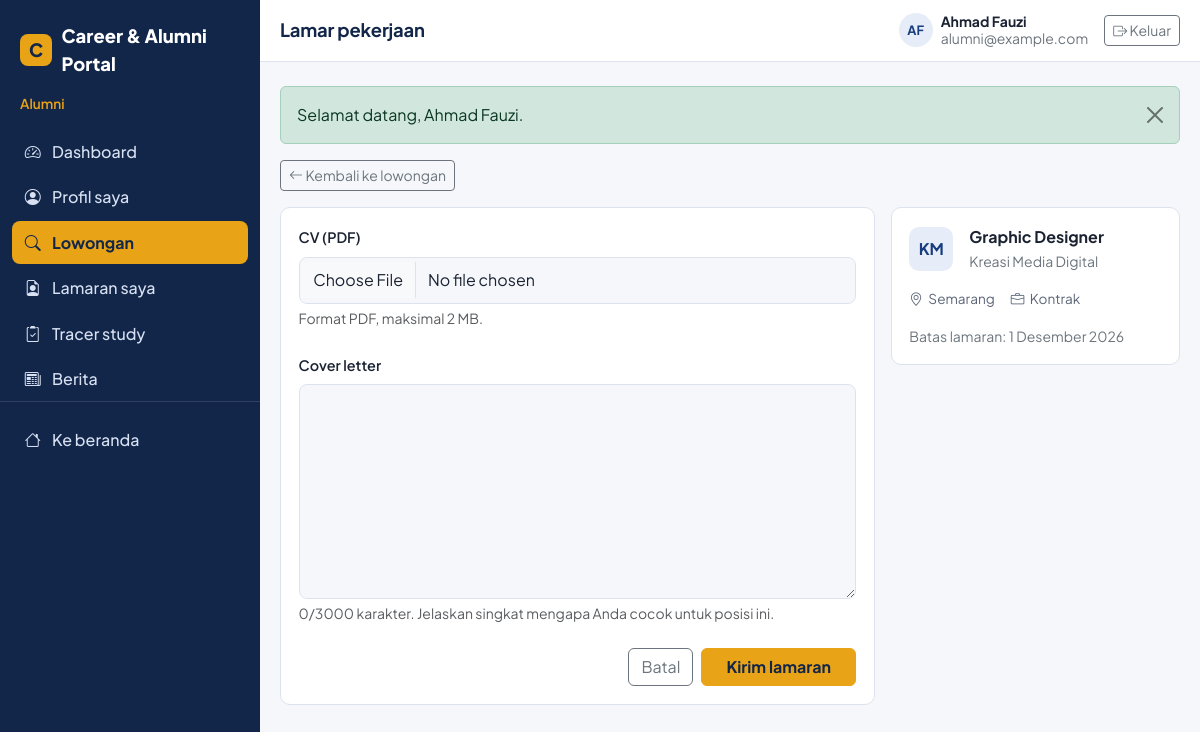
Screenshot of /alumni/apply.php?job_id=7 (signed in) with the database file from the repository.
### tables this page shows
CREATE TABLE alumni (
  id INT UNSIGNED AUTO_INCREMENT PRIMARY KEY,
  user_id INT UNSIGNED NOT NULL UNIQUE,
  full_name VARCHAR(150) NOT NULL,
  nim VARCHAR(30) NULL UNIQUE,
  phone VARCHAR(20) NULL,
  graduation_year YEAR NULL,
  study_program VARCHAR(100) NULL,
  faculty VARCHAR(100) NULL,
  address TEXT NULL,
  photo VARCHAR(255) NULL,
  employment_status ENUM('bekerja','wirausaha','studi_lanjut','mencari_kerja') NULL,
  company_name VARCHAR(150) NULL,
  position VARCHAR(100) NULL,
  linkedin VARCHAR(255) NULL,
  bio TEXT NULL,
  verification_status ENUM('pending','verified','rejected') NOT NULL DEFAULT 'pending',
  created_at TIMESTAMP NOT NULL DEFAULT CURRENT_TIMESTAMP,
  updated_at TIMESTAMP NOT NULL DEFAULT CURRENT_TIMESTAMP ON UPDATE CURRENT_TIMESTAMP,
  CONSTRAINT fk_alumni_user FOREIGN KEY (user_id) REFERENCES users(id) ON DELETE CASCADE,
  INDEX idx_alumni_year (graduation_year),
  INDEX idx_alumni_verif (verification_status)
);

CREATE TABLE jobs (
  id INT UNSIGNED AUTO_INCREMENT PRIMARY KEY,
  company_id INT UNSIGNED NOT NULL,
  category_id INT UNSIGNED NOT NULL,
  title VARCHAR(150) NOT NULL,
  description TEXT NOT NULL,
  requirements TEXT NOT NULL,
  location VARCHAR(100) NOT NULL,
  job_type ENUM('full-time','part-time','internship','contract') NOT NULL,
  salary VARCHAR(100) NULL,
  deadline DATE NOT NULL,
  status ENUM('open','closed') NOT NULL DEFAULT 'open',
  created_at TIMESTAMP NOT NULL DEFAULT CURRENT_TIMESTAMP,
  updated_at TIMESTAMP NOT NULL DEFAULT CURRENT_TIMESTAMP ON UPDATE CURRENT_TIMESTAMP,
  CONSTRAINT fk_jobs_company FOREIGN KEY (company_id) REFERENCES companies(id) ON DELETE CASCADE,
  CONSTRAINT fk_jobs_category FOREIGN KEY (category_id) REFERENCES job_categories(id) ON DELETE RESTRICT,
  INDEX idx_jobs_location (location),
  INDEX idx_jobs_type (job_type),
  INDEX idx_jobs_status_deadline (status, deadline)
);

CREATE TABLE companies (
  id INT UNSIGNED AUTO_INCREMENT PRIMARY KEY,
  user_id INT UNSIGNED NOT NULL UNIQUE,
  name VARCHAR(150) NOT NULL,
  email VARCHAR(150) NULL,
  phone VARCHAR(20) NULL,
  address TEXT NULL,
  website VARCHAR(255) NULL,
  industry VARCHAR(100) NULL,
  description TEXT NULL,
  logo VARCHAR(255) NULL,
  created_at TIMESTAMP NOT NULL DEFAULT CURRENT_TIMESTAMP,
  updated_at TIMESTAMP NOT NULL DEFAULT CURRENT_TIMESTAMP ON UPDATE CURRENT_TIMESTAMP,
  CONSTRAINT fk_company_user FOREIGN KEY (user_id) REFERENCES users(id) ON DELETE CASCADE
);

### config/auth.php (called while the page is built, shortened)
<?php
require_once __DIR__ . '/database.php';
require_once __DIR__ . '/helpers.php';
function is_logged_in(): bool
{
    return isset($_SESSION['user']['id']);
}
function current_user(): ?array
{
    return $_SESSION['user'] ?? null;
}
function current_alumni_id(): ?int
{
    $stmt = db()->prepare('SELECT id FROM alumni WHERE user_id = ?');
    $stmt->execute([$_SESSION['user']['id']]);
    $id = $stmt->fetchColumn();
    return $id ? (int) $id : null;
}

### config/database.php (called while the page is built, shortened)
<?php
function db(): PDO
{
    static $pdo = null;
    if ($pdo === null) {
        $dsn = 'mysql:host=' . DB_HOST . ';dbname=' . DB_NAME . ';charset=' . DB_CHARSET;
        try {
            $pdo = new PDO($dsn, DB_USER, DB_PASS, [
                PDO::ATTR_ERRMODE            => PDO::ERRMODE_EXCEPTION,
                PDO::ATTR_DEFAULT_FETCH_MODE => PDO::FETCH_ASSOC,
                PDO::ATTR_EMULATE_PREPARES   => false,
            ]);
        } catch (PDOException $e) {
            error_log('DB connection failed: ' . $e->getMessage());
            http_response_code(500);
            exit('Koneksi database gagal. Pastikan MySQL di XAMPP sudah berjalan, database sudah diimport, dan config/database.php sudah benar.');
        }
    }
    return $pdo;
}
function db_one(string $sql, array $params = []): ?array
{
    $stmt = db()->prepare($sql);
    $stmt->execute($params);
    $row = $stmt->fetch();
    return $row === false ? null : $row;
}

### alumni/apply.php (the view, shortened to what this page needs)
<?php
require_once __DIR__ . '/../config/auth.php';
$jobId = filter_input(INPUT_GET, 'job_id', FILTER_VALIDATE_INT) ?: filter_input(INPUT_POST, 'job_id', FILTER_VALIDATE_INT);
$job = $jobId ? db_one('SELECT j.id, j.title, j.status, j.deadline, j.location, j.job_type,
                               c.name AS company_name, c.logo AS company_logo
                        FROM jobs j JOIN companies c ON c.id = j.company_id WHERE j.id = ?', [$jobId]) : null;
$alumniId = (int) current_alumni_id();
$coverLetter = '';
$alumni = db_one('SELECT * FROM alumni WHERE id = ?', [$alumniId]) ?? [];
$pageTitle    = 'Lamar pekerjaan';
$activeMenu   = 'alumni/jobs.php';
include __DIR__ . '/../components/head.php';
include __DIR__ . '/../components/sidebar.php';
?>
<a href="<?= e(url('alumni/job-detail.php?id=' . (int) $job['id'])) ?>" class="btn btn-outline-secondary btn-sm mb-3"><i class="bi bi-arrow-left"></i> Kembali ke lowongan</a>
<div class="row g-3">
  <div class="col-lg-4 order-lg-2">
    <div class="panel"><div class="panel-body">
      <div class="d-flex gap-3 align-items-center mb-3">
        <?= avatar_html($job['company_name'], $job['company_logo']) ?>
        <div class="min-w-0"><strong class="d-block"><?= e($job['title']) ?></strong><span class="small text-secondary"><?= e($job['company_name']) ?></span></div>
      </div>
      <div class="job-meta mt-0">
        <span><i class="bi bi-geo-alt"></i> <?= e($job['location']) ?></span>
        <span><i class="bi bi-briefcase"></i> <?= e(job_type_label($job['job_type'])) ?></span>
      </div>
      <p class="small text-secondary mt-3 mb-0">Batas lamaran: <?= e(date_id($job['deadline'])) ?></p>
    </div></div>
  </div>
  <div class="col-lg-8 order-lg-1">
    <form method="post" enctype="multipart/form-data" class="panel" novalidate>
      <div class="panel-body">
        <div class="mb-4">
          <label for="cv" class="form-label">CV (PDF)</label>
          <input type="file" class="form-control" id="cv" name="cv" accept="application/pdf,.pdf" aria-describedby="cvHelp" required>
          <div id="cvHelp" class="form-text">Format PDF, maksimal 2 MB.</div>
        </div>
        <div class="mb-4">
          <label for="cover_letter" class="form-label">Cover letter</label>
          <textarea class="form-control" id="cover_letter" name="cover_letter" rows="8" maxlength="3000" aria-describedby="clHelp" required><?= e($coverLetter) ?></textarea>
          <div id="clHelp" class="form-text"><span id="clCount"><?= mb_strlen($coverLetter) ?></span>/3000 karakter. Jelaskan singkat mengapa Anda cocok untuk posisi ini.</div>
        </div>
        <div class="d-flex justify-content-end gap-2">
          <a href="<?= e(url('alumni/job-detail.php?id=' . (int) $job['id'])) ?>" class="btn btn-outline-secondary">Batal</a>
          <button type="submit" class="btn btn-accent px-4">Kirim lamaran</button>
        </div>
      </div>
    </form>
  </div>
</div>
<?php include __DIR__ . '/../components/dash_end.php'; ?>

### components/sidebar.php (shortened to what this page needs)
<?php
$sbUser = current_user();
$sbRole = $sbUser['role'];
$activeMenu = $activeMenu ?? '';
$allMenus = [
    'admin' => [
        ['Dashboard',      'admin/dashboard.php',          'speedometer2'],
        ['Alumni',         'admin/alumni/index.php',       'mortarboard'],
        ['Perusahaan',     'admin/companies/index.php',    'buildings'],
        ['Lowongan',       'admin/jobs/index.php',         'briefcase'],
        ['Lamaran',        'admin/applications/index.php', 'file-earmark-person'],
        ['Tracer study',   'admin/tracer/index.php',       'bar-chart-line'],
        ['Berita',         'admin/news/index.php',         'newspaper'],
    ],
    'alumni' => [
        ['Dashboard',      'alumni/dashboard.php',         'speedometer2'],
        ['Profil saya',    'alumni/profile.php',           'person-circle'],
        ['Lowongan',       'alumni/jobs.php',              'search'],
        ['Lamaran saya',   'alumni/applications.php',      'file-earmark-person'],
        ['Tracer study',   'alumni/tracer.php',            'clipboard2-check'],
        ['Berita',         'alumni/news.php',              'newspaper'],
    ],
    'company' => [
        ['Dashboard',         'company/dashboard.php',     'speedometer2'],
        ['Profil perusahaan', 'company/profile.php',       'building'],
        ['Lowongan saya',     'company/jobs.php',          'briefcase'],
        ['Buat lowongan',     'company/create-job.php',    'plus-circle'],
        ['Pelamar',           'company/applicants.php',    'people'],
    ],
];
$menuItems  = $allMenus[$sbRole] ?? [];
$roleLabels = ['admin' => 'Admin', 'alumni' => 'Alumni', 'company' => 'Perusahaan'];
?>
<div class="dash-shell">
  <div class="dash-side-wrap">
  <aside class="offcanvas-lg offcanvas-start dash-sidebar" tabindex="-1" id="sidebarMenu" aria-label="Menu utama">
    <div class="offcanvas-body flex-column p-0">
      <a class="auth-brand dash-brand d-none d-lg-inline-flex" href="<?= e(url('index.php')) ?>"><span class="brand-mark">C</span> <?= e(APP_NAME) ?></a>
      <div class="dash-role"><?= e($roleLabels[$sbRole] ?? '') ?></div>
      <nav class="dash-nav">
        <?php foreach ($menuItems as [$label, $path, $icon]): ?>
          <?php if (is_file(__DIR__ . '/../' . $path)): ?>
            <a class="dash-link<?= $activeMenu === $path ? ' active' : '' ?>" href="<?= e(url($path)) ?>"<?= $activeMenu === $path ? ' aria-current="page"' : '' ?>>
              <i class="bi bi-<?= e($icon) ?>"></i> <?= e($label) ?>
            </a>
          <?php else: ?>
            <span class="dash-link disabled" aria-disabled="true" title="Dibuat pada tahap berikutnya">
              <i class="bi bi-<?= e($icon) ?>"></i> <?= e($label) ?> <small>segera</small>
            </span>
          <?php endif; ?>
        <?php endforeach; ?>
      </nav>
      <div class="dash-side-foot">
        <a class="dash-link" href="<?= e(url('index.php')) ?>"><i class="bi bi-house"></i> Ke beranda</a>
      </div>
    </div>
  </aside>
  </div>
  <div class="dash-main">
    <header class="dash-topbar">
      <h1 class="dash-title"><?= e($pageTitle ?? '') ?></h1>
      <div class="ms-auto d-flex align-items-center gap-3">
        <div class="d-none d-sm-flex align-items-center gap-2">
          <span class="avatar-box avatar-sm"><?= e(initials($sbUser['name'])) ?></span>
          <span class="small lh-sm"><strong class="d-block"><?= e($sbUser['name']) ?></strong><span class="text-secondary"><?= e($sbUser['email']) ?></span></span>
        </div>
        <form method="post" action="<?= e(url('auth/logout.php')) ?>" class="m-0">
          <button type="submit" class="btn btn-outline-secondary btn-sm"><i class="bi bi-box-arrow-right"></i> Keluar</button>
        </form>
      </div>
    </header>
    <main class="dash-content">
      <?= render_flashes() ?>

### config/helpers.php (shortened to what this page needs)
<?php
function e($value): string
{
    return htmlspecialchars((string) $value, ENT_QUOTES | ENT_SUBSTITUTE, 'UTF-8');
}
function url(string $path = ''): string
{
    return BASE_URL . '/' . ltrim($path, '/');
}
function render_flashes(): string
{
    $html = '';
    foreach ($_SESSION['flash'] ?? [] as $f) {
        $html .= '<div class="alert alert-' . e($f['type']) . ' alert-dismissible fade show" role="alert">'
              .  e($f['message'])
              .  '<button type="button" class="btn-close" data-bs-dismiss="alert" aria-label="Tutup"></button></div>';
    }
    return $html;
}
function date_id(?string $date): string
{
    $ts = $date ? strtotime($date) : false;
    $bulan = ['Januari', 'Februari', 'Maret', 'April', 'Mei', 'Juni', 'Juli', 'Agustus', 'September', 'Oktober', 'November', 'Desember'];
    return date('j', $ts) . ' ' . $bulan[(int) date('n', $ts) - 1] . ' ' . date('Y', $ts);
}
function initials(string $name): string
{
    $name  = preg_replace('/^(PT|CV)\s+/i', '', trim($name));
    $parts = preg_split('/\s+/', $name, -1, PREG_SPLIT_NO_EMPTY);
    $out   = '';
    foreach (array_slice($parts, 0, 2) as $p) {
        $out .= mb_strtoupper(mb_substr($p, 0, 1));
    }
    return $out !== '' ? $out : '?';
}
function job_type_label(string $type): string
{
    $map = ['full-time' => 'Full time', 'part-time' => 'Part time', 'internship' => 'Magang', 'contract' => 'Kontrak'];
    return $map[$type] ?? $type;
}
function alumni_completion(array $alumni): array
{
    $fields = [
        'full_name' => 'Nama lengkap', 'nim' => 'NIM', 'phone' => 'Nomor HP', 'graduation_year' => 'Tahun lulus',
        'study_program' => 'Program studi', 'faculty' => 'Fakultas', 'address' => 'Alamat', 'photo' => 'Foto profil',
        'employment_status' => 'Status pekerjaan', 'linkedin' => 'LinkedIn', 'bio' => 'Bio',
    ];
    $missing = [];
    foreach ($fields as $col => $label) {
        $val = $alumni[$col] ?? null;
        if ($val === null || trim((string) $val) === '') {
            $missing[] = $label;
        }
    }
    return [
        'percent' => (int) round((count($fields) - count($missing)) / count($fields) * 100),
        'missing' => $missing,
    ];
}
function logo_url(?string $filename): ?string
{
    return null;
}
function avatar_html(string $name, ?string $logo = null, string $extra = ''): string
{
    $src = logo_url($logo);
    return '<span class="avatar-box ' . e($extra) . '">' . e(initials($name)) . '</span>';
}

### assets/css/style.css (style rules this page uses)
:root { --navy: #12264a; --blue: #1f4e9e; --blue-dark: #183d7c; --gold: #e8a317; --surface: #f5f7fb; --card: #ffffff; --line: #dce3ee; --ink: #1b2333; --muted: #5b6577; --success: #1e8e5a; --danger: #c0392b; --radius: 10px; --bs-primary: var(--blue); --bs-body-font-family: 'Plus Jakarta Sans', system-ui, -apple-system, 'Segoe UI', sans-serif; --bs-body-color: var(--ink); --bs-body-bg: var(--surface); }
body { font-family: var(--bs-body-font-family); color: var(--ink); background: var(--surface); }
h1, h2, h3, h4, h5 { color: var(--navy); font-weight: 700; letter-spacing: -0.01em; }
a { color: var(--blue); }
.btn-accent { background: var(--gold); border-color: var(--gold); color: var(--navy); font-weight: 700; }
.form-control, .form-select { border-color: var(--line); border-radius: 8px; padding: .65rem .85rem; }
.form-label { font-weight: 600; font-size: .9rem; }
.auth-brand { color: #fff; font-weight: 800; font-size: 1.15rem; text-decoration: none; display: inline-flex; align-items: center; gap: .6rem; }
.brand-mark { width: 32px; height: 32px; border-radius: 8px; background: var(--gold); color: var(--navy); display: inline-grid; place-items: center; font-weight: 800; flex: none; }
.avatar-box { width: 44px; height: 44px; border-radius: 10px; background: #e6edf8; color: var(--blue-dark); display: grid; place-items: center; font-weight: 700; flex: none; }
.avatar-sm { width: 34px; height: 34px; font-size: .8rem; border-radius: 50%; }
.min-w-0 { min-width: 0; }
.job-meta { display: flex; flex-wrap: wrap; gap: .35rem 1rem; margin-top: .9rem; font-size: .85rem; color: var(--muted); }
.job-meta i { margin-right: .2rem; }
.dash-shell { display: flex; min-height: 100vh; }
.dash-sidebar { --bs-offcanvas-width: 260px; --bs-offcanvas-bg: var(--navy); --bs-offcanvas-color: #d8e1f2; }
.dash-brand { padding: 1.4rem 1.25rem 1rem; }
.dash-role { padding: 0 1.25rem 1rem; font-size: .85rem; color: var(--gold); font-weight: 600; }
.dash-nav { display: flex; flex-direction: column; gap: .15rem; padding: 0 .75rem; }
.dash-link { display: flex; align-items: center; gap: .7rem; padding: .6rem .8rem; border-radius: 8px; color: #d8e1f2; text-decoration: none; font-weight: 500; }
.dash-link.active { background: var(--gold); color: var(--navy); font-weight: 700; }
.dash-side-foot { margin-top: auto; padding: 1rem .75rem; border-top: 1px solid rgba(255,255,255,.12); }
@media (min-width: 992px) { .dash-side-wrap { flex: 0 0 260px; background: var(--navy); color: #d8e1f2; position: sticky; top: 0; height: 100vh; overflow-y: auto; display: flex; flex-direction: column; } }
@media (min-width: 992px) { .dash-sidebar { flex: 1 1 auto; } }
@media (min-width: 992px) { .dash-sidebar .offcanvas-body { flex: 1 1 auto; } }
.dash-main { flex: 1; min-width: 0; }
.dash-topbar { display: flex; align-items: center; gap: .75rem; padding: .8rem 1.25rem; background: #fff; border-bottom: 1px solid var(--line); position: sticky; top: 0; z-index: 10; }
.dash-title { font-size: 1.15rem; margin: 0; }
.dash-content { padding: 1.5rem 1.25rem 3rem; max-width: 1200px; }
.panel { background: #fff; border: 1px solid var(--line); border-radius: var(--radius); }
.panel-body { padding: 1.1rem; }

### rows the page displays
alumni: full_name "AF", full_name "Ahmad Fauzi"
jobs: company.name "KM", title "Graphic Designer", company.name "Kreasi Media Digital", location "Semarang", job_type "Kontrak", deadline "1 Desember 2026"

### other values shown
APP_NAME "Career & Alumni Portal"
$roleLabels[$sbRole] "Alumni"
$label "Dashboard"
$label "Profil saya"
$label "Lowongan"
$label "Lamaran saya"
$label "Tracer study"
$label "Berita"
$pageTitle "Lamar pekerjaan"
$sbUser['email'] "alumni@example.com"
$f['message'] "Selamat datang, Ahmad Fauzi."
mb_strlen($coverLetter) "0"
